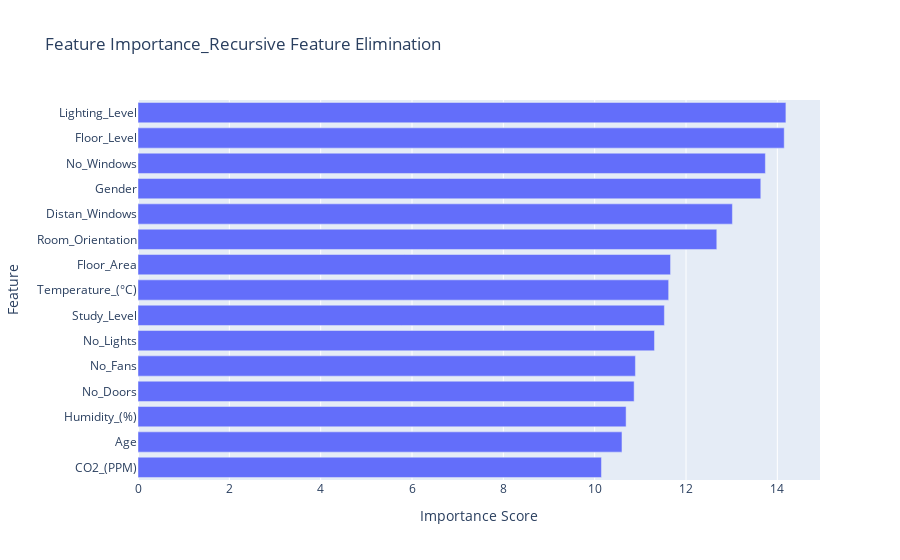

The notebook cell this image was saved under:
### Code cell
import plotly.graph_objects as go

# Retrieve the weights of the first layer
weights = final_ann_clf.get_weights()[0]

# Compute the feature importance scores
feature_importance = np.sum(np.abs(weights), axis=1)

# Sort the features based on their importance scores in descending order
sorted_features = np.argsort(feature_importance)[::-1]

# Get the feature names and importance scores
feature_names = [inputs.columns[feature_index] for feature_index in sorted_features]
importance_scores = [feature_importance[feature_index] for feature_index in sorted_features]

# Create the horizontal bar plot
fig = go.Figure(data=go.Bar(
    x=importance_scores,
    y=feature_names,
    orientation='h'
))

# Customize the layout
fig.update_layout(
    xaxis=dict(title='Importance Score'),
    yaxis=dict(title='Feature'),
    title='Feature Importance_Recursive Feature Elimination'
)

# Reverse the y-axis to start with the highest importance at the top
fig.update_yaxes(autorange="reversed")

# Show the interactive plot
fig.show()

### Figure 1 — Plotly figure (JSON) as saved in the notebook; plotly's stock layout.template omitted (floating-point values rounded to 4 significant figures)
{"data": [{"orientation": "h", "type": "bar", "x": [14.19, 14.15, 13.74, 13.64, 13.02, 12.67, 11.66, 11.62, 11.53, 11.31, 10.89, 10.86, 10.69, 10.6, 10.15], "y": ["Lighting_Level", "Floor_Level", "No_Windows", "Gender", "Distan_Windows", "Room_Orientation", "Floor_Area", "Temperature_(°C)", "Study_Level", "No_Lights", "No_Fans", "No_Doors", "Humidity_(%)", "Age", "CO2_(PPM)"]}], "layout": {"title": {"text": "Feature Importance_Recursive Feature Elimination"}, "xaxis": {"title": {"text": "Importance Score"}}, "yaxis": {"autorange": "reversed", "title": {"text": "Feature"}}}}
